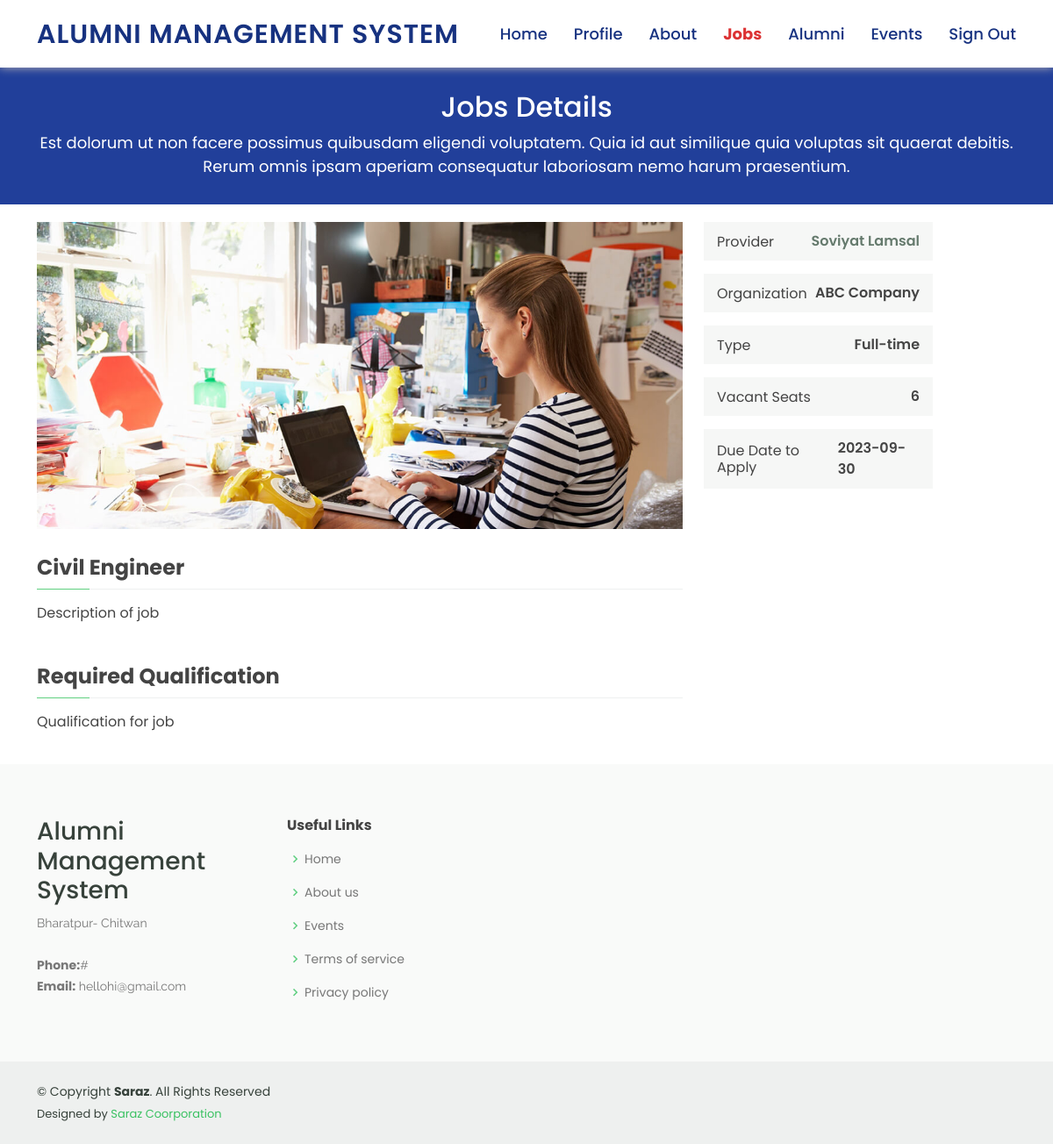
The page /jobs-details.php?id=3 (signed in) on the database its author committed.
### tables this page shows
CREATE TABLE `jobs` (
  `job_id` int(11) NOT NULL,
  `job_title` varchar(255) NOT NULL,
  `organization` varchar(255) NOT NULL,
  `alumni_name` varchar(255) NOT NULL,
  `alumni_email` varchar(100) NOT NULL,
  `type` varchar(255) NOT NULL,
  `vacant_seats` int(100) NOT NULL,
  `due_date` date NOT NULL,
  `description` text NOT NULL,
  `qualification` text NOT NULL,
  `banner_image` varchar(255) DEFAULT '2.png'
);

### jobs-details.php (the view, shortened to what this page needs)
<?php
include 'head/header.php' ;
include ('config/db.php');
$job_id= $_GET['id'];
$sql = "SELECT * FROM jobs where job_id ='$job_id' ";
$result = $conn->query($sql);
$row = $result->fetch_assoc();
?>
  <main id="main">
    <div class="breadcrumbs" data-aos="fade-in">
      <div class="container">
        <h2>Jobs Details</h2>
        <p>Est dolorum ut non facere possimus quibusdam eligendi voluptatem. Quia id aut similique quia voluptas sit quaerat debitis. Rerum omnis ipsam aperiam consequatur laboriosam nemo harum praesentium. </p>
      </div>
    </div>
    <section id="course-details" class="course-details">
      <div class="container" data-aos="fade-up">
        <div class="row">
          <div class="col-lg-8">
            <img src="assets/img/course-details.jpg" class="img-fluid" alt="">
            <h3><?= $row["job_title"] ?></h3>
            <p>
            <?= $row["description"] ?>
            </p>
          </div>
          <div class="col-lg-4">
            <div class="course-info d-flex justify-content-between align-items-center">
              <h5>Provider</h5>
              <p><a href="#"><?= $row["alumni_name"] ?> </a></p>
            </div>
            <div class="course-info d-flex justify-content-between align-items-center">
              <h5>Organization</h5>
              <p><?= $row["organization"] ?></p>
            </div>
            <div class="course-info d-flex justify-content-between align-items-center">
              <h5>Type</h5>
              <p><?= $row["type"] ?></p>
            </div>
            <div class="course-info d-flex justify-content-between align-items-center">
              <h5>Vacant Seats</h5>
              <p><?= $row["vacant_seats"] ?></p>
            </div>
            <div class="course-info d-flex justify-content-between align-items-center">
              <h5>Due Date to Apply</h5>
              <p><?= $row["due_date"] ?></p>
            </div>
          </div>
          <div class="col-lg-8">
            <h3>Required Qualification</h3>
            <p>
            <?= $row["qualification"] ?>
            </p>
          </div>
        </div>
      </div>
    </section>
  </main>
  <footer id="footer">
    <div class="footer-top">
      <div class="container">
        <div class="row">
          <div class="col-lg-3 col-md-6 footer-contact">
            <h3>Alumni Management System</h3>
            <p> Bharatpur- Chitwan <br><br>
              <strong>Phone:</strong>#<br>
              <strong>Email:</strong> hellohi@gmail.com<br>
            </p>
          </div>
          <div class="col-lg-2 col-md-6 footer-links">
            <h4>Useful Links</h4>
            <ul>
              <li><i class="bx bx-chevron-right"></i> <a href="#">Home</a></li>
              <li><i class="bx bx-chevron-right"></i> <a href="about.php">About us</a></li>
              <li><i class="bx bx-chevron-right"></i> <a href="events.php">Events</a></li>
              <li><i class="bx bx-chevron-right"></i> <a href="#">Terms of service</a></li>
              <li><i class="bx bx-chevron-right"></i> <a href="#">Privacy policy</a></li>
            </ul>
          </div>
        </div>
      </div>
    </div>
    <div class="container d-md-flex py-4">
      <div class="me-md-auto text-center text-md-start">
        <div class="copyright">
          &copy; Copyright <strong><span>Saraz</span></strong>. All Rights Reserved
        </div>
        <div class="credits">
          Designed by <a href="#">Saraz Coorporation</a>
        </div>
      </div>
    </div>
  </footer>
</body>
</html>

### assets/css/style.css (style rules this page uses)
* { font-family: "Poppins", sans-serif; }
body { color: #444444; }
a { color: #5fcf80; text-decoration: none; }
section { padding: 20px 0; overflow: hidden; }
.breadcrumbs { margin-top: 73px; text-align: center; background-color:#213f9a; ; padding: 30px 0; color: #fff; }
.breadcrumbs h2 { font-size: 32px; font-weight: 500; }
.breadcrumbs p { font-size: 18px; margin-bottom: 0; }
.course-details h3 { font-size: 24px; margin: 30px 0 15px 0; font-weight: 700; position: relative; padding-bottom: 10px; }
.course-details h3:before { content: ""; position: absolute; display: block; width: 100%; height: 1px; background: #eef0ef; bottom: 0; left: 0; }
.course-details h3:after { content: ""; position: absolute; display: block; width: 60px; height: 1px; background: #5fcf80; bottom: 0; left: 0; }
.course-details .course-info { background: #f6f7f6; padding: 10px 15px; margin-bottom: 15px; }
.course-details .course-info h5 { font-weight: 400; font-size: 16px; margin: 0; font-family: "Poppins", sans-serif; }
.course-details .course-info p { margin: 0; font-weight: 600; }
.course-details .course-info a { color: #657a6d; }
#footer { color: #37423b; font-size: 14px; background: #eef0ef; }
#footer .footer-top { padding: 60px 0 30px 0; background: #f9faf9; }
#footer .footer-top .footer-contact { margin-bottom: 30px; }
#footer .footer-top .footer-contact p { font-size: 14px; line-height: 24px; margin-bottom: 0; font-family: "Raleway", sans-serif; color: #777777; }
#footer .footer-top h4 { font-size: 16px; font-weight: bold; color: #444444; position: relative; padding-bottom: 12px; }
#footer .footer-top .footer-links { margin-bottom: 30px; }
#footer .footer-top .footer-links ul { list-style: none; padding: 0; margin: 0; }
#footer .footer-top .footer-links ul i { padding-right: 2px; color: #5fcf80; font-size: 18px; line-height: 1; }
#footer .footer-top .footer-links ul li { padding: 10px 0; display: flex; align-items: center; }
#footer .footer-top .footer-links ul li:first-child { padding-top: 0; }
#footer .footer-top .footer-links ul a { color: #777777; transition: 0.3s; display: inline-block; line-height: 1; }
#footer .credits { padding-top: 5px; font-size: 13px; }
#footer .credits a { color: #3ac162; transition: 0.3s; }

### rows shown on the page
jobs: job_title "Civil Engineer", description "Description of job", alumni_name "Soviyat Lamsal", organization "ABC Company", type "Full-time", vacant_seats "6", due_date "2023-09-30", qualification "Qualification for job"
